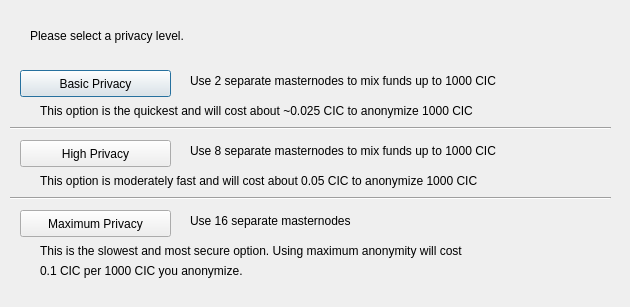
<?xml version="1.0" encoding="UTF-8"?>
<ui version="4.0">
 <class>DarksendConfig</class>
 <widget class="QDialog" name="DarksendConfig">
  <property name="geometry">
   <rect>
    <x>0</x>
    <y>0</y>
    <width>630</width>
    <height>307</height>
   </rect>
  </property>
  <property name="windowTitle">
   <string>Configure PrivateSend</string>
  </property>
  <widget class="QPushButton" name="buttonBasic">
   <property name="geometry">
    <rect>
     <x>20</x>
     <y>70</y>
     <width>151</width>
     <height>27</height>
    </rect>
   </property>
   <property name="text">
    <string>Basic Privacy</string>
   </property>
  </widget>
  <widget class="QPushButton" name="buttonHigh">
   <property name="geometry">
    <rect>
     <x>20</x>
     <y>140</y>
     <width>151</width>
     <height>27</height>
    </rect>
   </property>
   <property name="text">
    <string>High Privacy</string>
   </property>
  </widget>
  <widget class="QPushButton" name="buttonMax">
   <property name="geometry">
    <rect>
     <x>20</x>
     <y>210</y>
     <width>151</width>
     <height>27</height>
    </rect>
   </property>
   <property name="text">
    <string>Maximum Privacy</string>
   </property>
  </widget>
  <widget class="QLabel" name="label">
   <property name="geometry">
    <rect>
     <x>30</x>
     <y>20</y>
     <width>571</width>
     <height>31</height>
    </rect>
   </property>
   <property name="text">
    <string>Please select a privacy level.</string>
   </property>
  </widget>
  <widget class="QLabel" name="label_2">
   <property name="geometry">
    <rect>
     <x>190</x>
     <y>70</y>
     <width>421</width>
     <height>21</height>
    </rect>
   </property>
   <property name="text">
    <string>Use 2 separate masternodes to mix funds up to 1000 CIC</string>
   </property>
  </widget>
  <widget class="QLabel" name="label_3">
   <property name="geometry">
    <rect>
     <x>190</x>
     <y>140</y>
     <width>411</width>
     <height>21</height>
    </rect>
   </property>
   <property name="text">
    <string>Use 8 separate masternodes to mix funds up to 1000 CIC</string>
   </property>
  </widget>
  <widget class="QLabel" name="label_4">
   <property name="geometry">
    <rect>
     <x>190</x>
     <y>210</y>
     <width>421</width>
     <height>21</height>
    </rect>
   </property>
   <property name="text">
    <string>Use 16 separate masternodes</string>
   </property>
  </widget>
  <widget class="QLabel" name="label_6">
   <property name="geometry">
    <rect>
     <x>40</x>
     <y>100</y>
     <width>561</width>
     <height>21</height>
    </rect>
   </property>
   <property name="text">
    <string>This option is the quickest and will cost about ~0.025 CIC to anonymize 1000 CIC</string>
   </property>
  </widget>
  <widget class="QLabel" name="label_7">
   <property name="geometry">
    <rect>
     <x>40</x>
     <y>170</y>
     <width>561</width>
     <height>21</height>
    </rect>
   </property>
   <property name="text">
    <string>This option is moderately fast and will cost about 0.05 CIC to anonymize 1000 CIC</string>
   </property>
  </widget>
  <widget class="QLabel" name="label_8">
   <property name="geometry">
    <rect>
     <x>40</x>
     <y>240</y>
     <width>561</width>
     <height>21</height>
    </rect>
   </property>
   <property name="text">
    <string>This is the slowest and most secure option. Using maximum anonymity will cost</string>
   </property>
  </widget>
  <widget class="QLabel" name="label_9">
   <property name="geometry">
    <rect>
     <x>40</x>
     <y>260</y>
     <width>561</width>
     <height>21</height>
    </rect>
   </property>
   <property name="text">
    <string>0.1 CIC per 1000 CIC you anonymize.</string>
   </property>
  </widget>
  <widget class="Line" name="line">
   <property name="geometry">
    <rect>
     <x>10</x>
     <y>120</y>
     <width>601</width>
     <height>16</height>
    </rect>
   </property>
   <property name="orientation">
    <enum>Qt::Horizontal</enum>
   </property>
  </widget>
  <widget class="Line" name="line_2">
   <property name="geometry">
    <rect>
     <x>10</x>
     <y>190</y>
     <width>601</width>
     <height>16</height>
    </rect>
   </property>
   <property name="orientation">
    <enum>Qt::Horizontal</enum>
   </property>
  </widget>
 </widget>
 <resources/>
 <connections/>
</ui>
